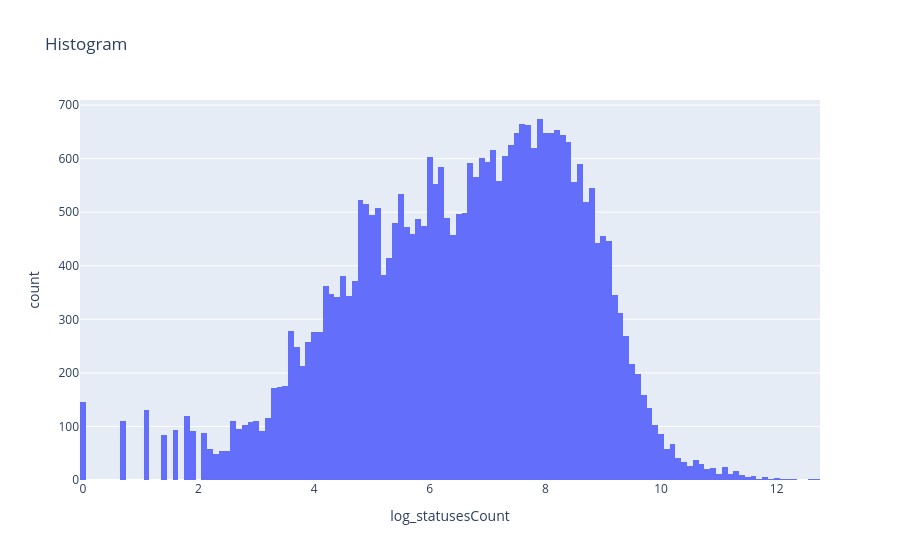

Notebook source saved alongside this figure:
### Code cell
fig = px.histogram(df, x='log_statusesCount', title=f'Histogram')

# Show the figure
fig.show()

### Figure 1 — Plotly figure (JSON) as saved in the notebook; plotly's stock layout.template omitted (floating-point values rounded to 4 significant figures; data arrays with more than 128 entries replaced by an {"elided": "..."} marker saying what was removed)
{"data": [{"alignmentgroup": "True", "bingroup": "x", "hovertemplate": "log_statusesCount=%{x}<br>count=%{y}<extra></extra>", "legendgroup": "", "marker": {"color": "#636efa", "pattern": {"shape": ""}}, "name": "", "offsetgroup": "", "orientation": "v", "showlegend": false, "type": "histogram", "x": {"elided": "32784 float values"}, "xaxis": "x", "yaxis": "y"}], "layout": {"barmode": "relative", "legend": {"tracegroupgap": 0}, "title": {"text": "Histogram"}, "xaxis": {"anchor": "y", "domain": [0, 1], "title": {"text": "log_statusesCount"}}, "yaxis": {"anchor": "x", "domain": [0, 1], "title": {"text": "count"}}}}
